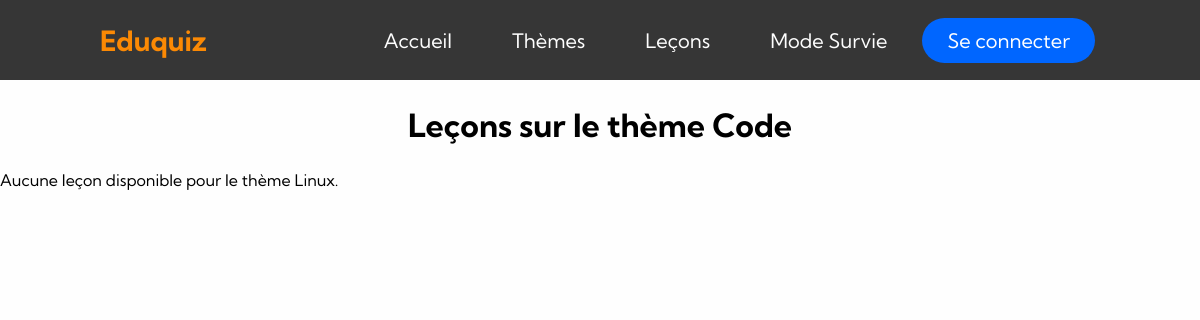
The page /View/lessons_link.php?theme=Code on the database as committed earlier.
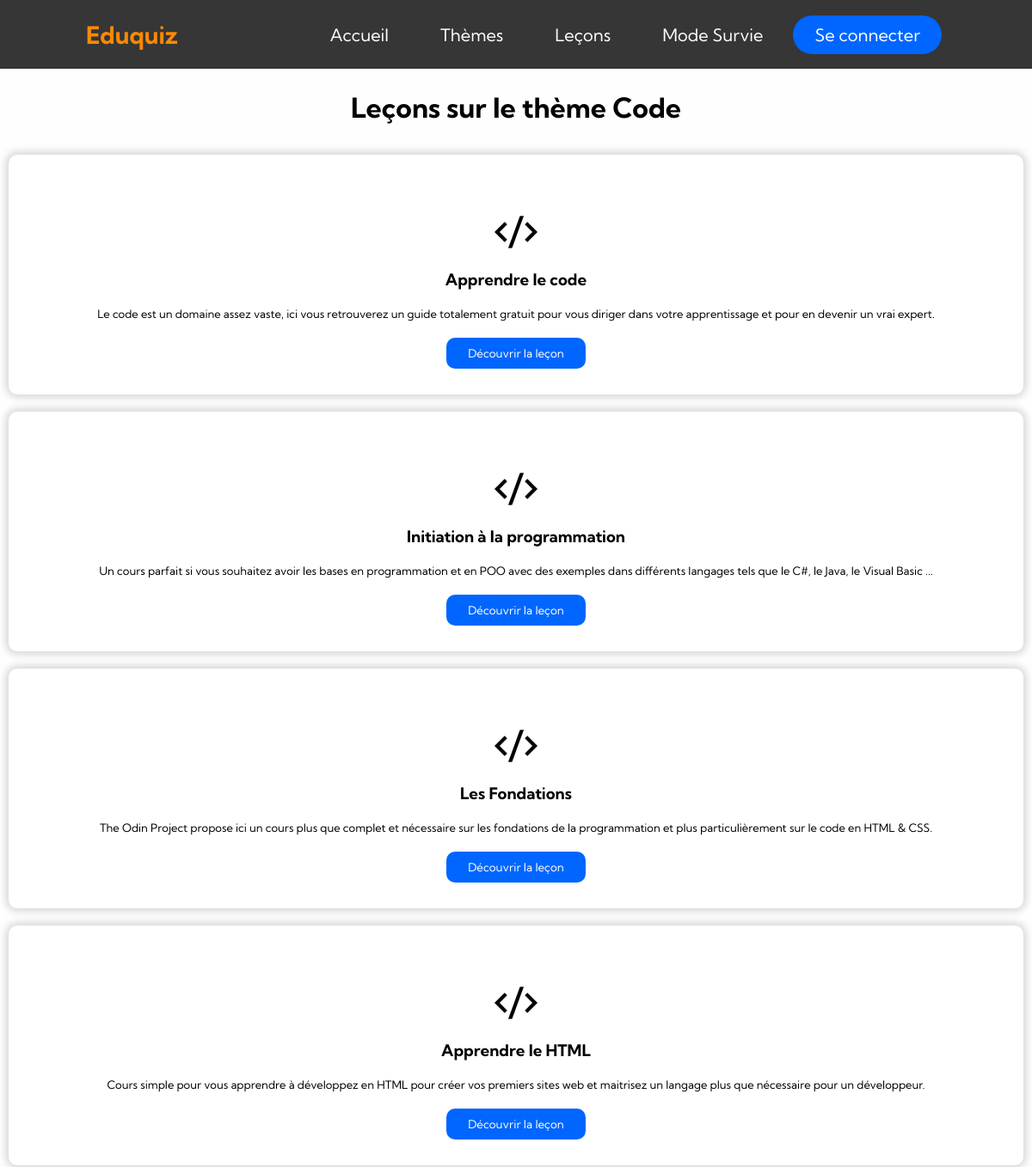
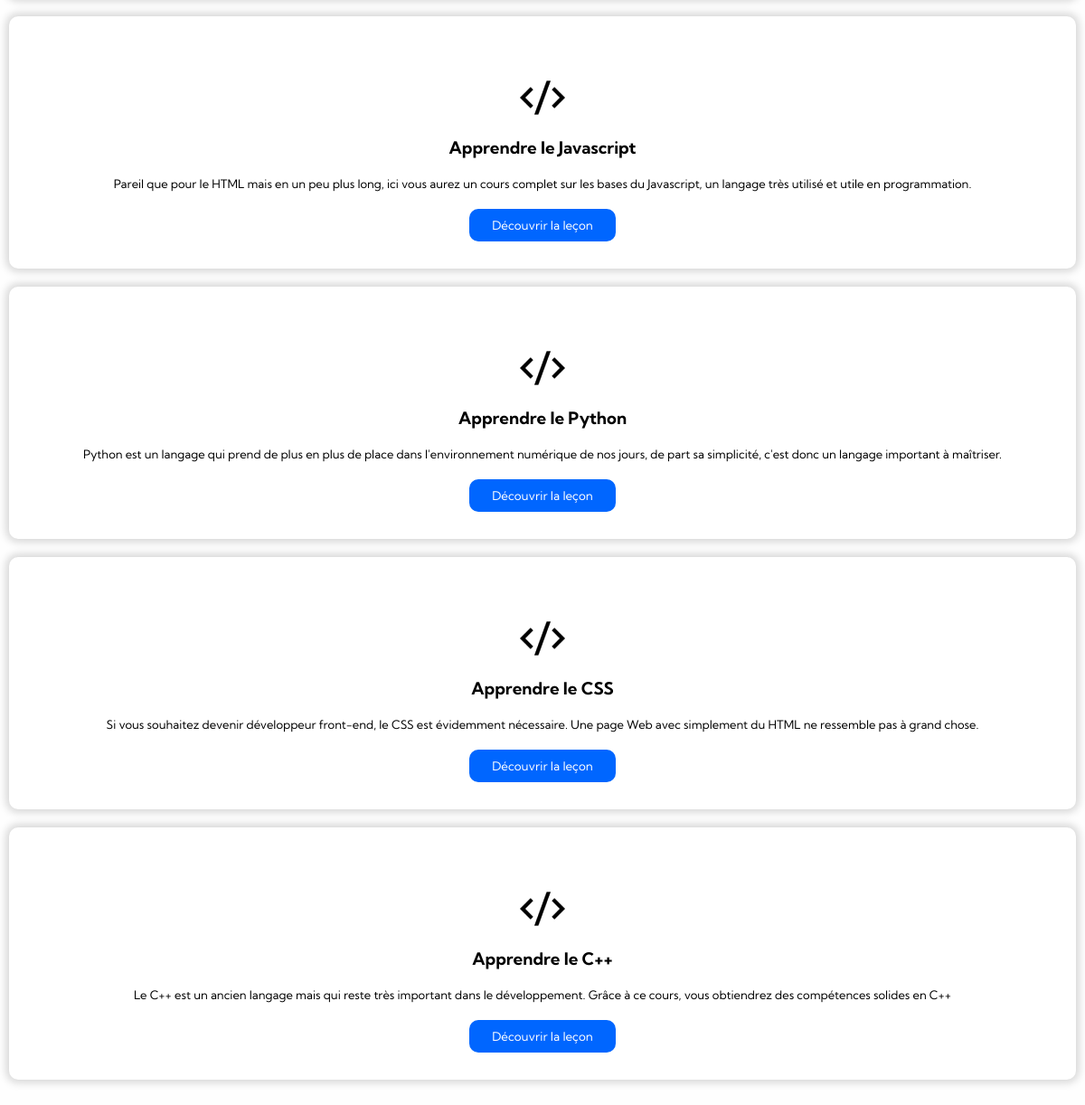
The same page on the database as committed later (2 pictures, top to bottom).
### tables this page shows
CREATE TABLE `lecons` (
  `id` INT AUTO_INCREMENT PRIMARY KEY,
  `theme_name` VARCHAR(25) NOT NULL,
  `title` VARCHAR(100) NOT NULL,
  `description` TEXT NOT NULL,
  `difficulty` ENUM('easy', 'medium', 'hard') NOT NULL,
  `link` VARCHAR(255) NOT NULL,
  `image_url` VARCHAR(255) NOT NULL
);

### View/lessons_link.php (the view, shortened to what this page needs)
<?php
include "../Model/db_connect.php";
$theme = $_GET['theme'];
$sql = "SELECT * FROM lecons WHERE theme_name = ?";
$stmt = $connexion->prepare($sql);
$stmt->bind_param('s', $theme);
$stmt->execute();
$result = $stmt->get_result();
?>
<!DOCTYPE html>
<html lang="en">
<body>
    <header>
        <?php include "header.php"; ?>
    </header>
    <div class="lessons-section">
    <h1>Leçons sur le thème <?php echo $theme; ?></h1>
    <div class="lessons-container">
        <?php
        while ($row = $result->fetch_assoc()) {
            echo '<div class="lessons-items">';
            echo '<img src="' . $row['image_url'] . '"/>';
            echo '<h3>' . $row['title'] . '</h3>';
            echo '<p>' . $row['description'] . '</p>';
            echo '<button><a href="' . $row['link'] . '" target="_blank">Découvrir la leçon</a></button>';
            echo '</div>';
        }
        if ($result->num_rows === 0) {
            echo '<p>Aucune leçon disponible pour le thème Linux.</p>';
        }
        ?>
    </div>
</div>
</body>
</html>

Rows that differ between the two databases and show on the page:
added lecons: image_url (picture), title "Apprendre le code", description "Le code est un domaine assez vaste, ici vous retrouverez un guide totalement gratuit pour vous diriger dans votre apprentissage et pour en devenir un vrai expert."
added lecons: image_url (picture), title "Initiation à la programmation", description "Un cours parfait si vous souhaitez avoir les bases en programmation et en POO avec des exemples dans différents langages tels que le C#, le Java, le Visual Basic ..."
added lecons: image_url (picture), title "Les Fondations", description "The Odin Project propose ici un cours plus que complet et nécessaire sur les fondations de la programmation et plus particulièrement sur le code en HTML & CSS."
added lecons: image_url (picture), title "Apprendre le HTML", description "Cours simple pour vous apprendre à développez en HTML pour créer vos premiers sites web et maitrisez un langage plus que nécessaire pour un développeur."
added lecons: image_url (picture), title "Apprendre le Javascript", description "Pareil que pour le HTML mais en un peu plus long, ici vous aurez un cours complet sur les bases du Javascript, un langage très utilisé et utile en programmation."
added lecons: image_url (picture), title "Apprendre le Python", description "Python est un langage qui prend de plus en plus de place dans l'environnement numérique de nos jours, de part sa simplicité, c'est donc un langage important à maîtriser."
added lecons: image_url (picture), title "Apprendre le CSS", description "Si vous souhaitez devenir développeur front-end, le CSS est évidemment nécessaire. Une page Web avec simplement du HTML ne ressemble pas à grand chose."
added lecons: image_url (picture), title "Apprendre le C++", description "Le C++ est un ancien langage mais qui reste très important dans le développement. Grâce à ce cours, vous obtiendrez des compétences solides en C++"
Other text that changed with them:
text no longer shown: "Aucune leçon disponible pour le thème Linux."
